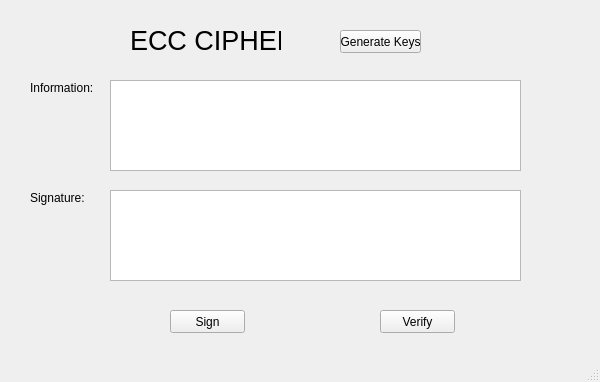
<?xml version="1.0" encoding="UTF-8"?>
<ui version="4.0">
 <class>MainWindow</class>
 <widget class="QMainWindow" name="MainWindow">
  <property name="geometry">
   <rect>
    <x>0</x>
    <y>0</y>
    <width>600</width>
    <height>382</height>
   </rect>
  </property>
  <property name="windowTitle">
   <string>MainWindow</string>
  </property>
  <widget class="QWidget" name="centralwidget">
   <widget class="QLabel" name="label">
    <property name="geometry">
     <rect>
      <x>130</x>
      <y>20</y>
      <width>151</width>
      <height>41</height>
     </rect>
    </property>
    <property name="text">
     <string>&lt;html&gt;&lt;head/&gt;&lt;body&gt;&lt;p&gt;&lt;span style=&quot; font-size:20pt;&quot;&gt;ECC CIPHER&lt;/span&gt;&lt;/p&gt;&lt;/body&gt;&lt;/html&gt;</string>
    </property>
   </widget>
   <widget class="QPushButton" name="btn_gen_keys">
    <property name="geometry">
     <rect>
      <x>340</x>
      <y>30</y>
      <width>81</width>
      <height>23</height>
     </rect>
    </property>
    <property name="text">
     <string>Generate Keys</string>
    </property>
   </widget>
   <widget class="QTextEdit" name="txt_info">
    <property name="geometry">
     <rect>
      <x>110</x>
      <y>80</y>
      <width>411</width>
      <height>91</height>
     </rect>
    </property>
   </widget>
   <widget class="QLabel" name="label_2">
    <property name="geometry">
     <rect>
      <x>30</x>
      <y>80</y>
      <width>71</width>
      <height>16</height>
     </rect>
    </property>
    <property name="text">
     <string>Information:</string>
    </property>
   </widget>
   <widget class="QLabel" name="label_3">
    <property name="geometry">
     <rect>
      <x>30</x>
      <y>190</y>
      <width>61</width>
      <height>16</height>
     </rect>
    </property>
    <property name="text">
     <string>Signature:</string>
    </property>
   </widget>
   <widget class="QTextEdit" name="txt_sign">
    <property name="geometry">
     <rect>
      <x>110</x>
      <y>190</y>
      <width>411</width>
      <height>91</height>
     </rect>
    </property>
   </widget>
   <widget class="QPushButton" name="btn_sign">
    <property name="geometry">
     <rect>
      <x>170</x>
      <y>310</y>
      <width>75</width>
      <height>23</height>
     </rect>
    </property>
    <property name="text">
     <string>Sign</string>
    </property>
   </widget>
   <widget class="QPushButton" name="btn_verify">
    <property name="geometry">
     <rect>
      <x>380</x>
      <y>310</y>
      <width>75</width>
      <height>23</height>
     </rect>
    </property>
    <property name="text">
     <string>Verify</string>
    </property>
   </widget>
  </widget>
  <widget class="QMenuBar" name="menubar">
   <property name="geometry">
    <rect>
     <x>0</x>
     <y>0</y>
     <width>600</width>
     <height>21</height>
    </rect>
   </property>
  </widget>
  <widget class="QStatusBar" name="statusbar"/>
 </widget>
 <resources/>
 <connections/>
</ui>
